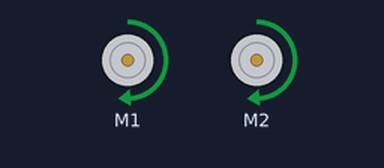
The sketch below on a simulated Arduino Uno, built with avr-gcc and run on an emulated ATmega328P. On the bench: 2 × DC motor (green arrow = forward, orange = backward, longer = faster).

Above: at 0.2 s.
At 2.3 s:
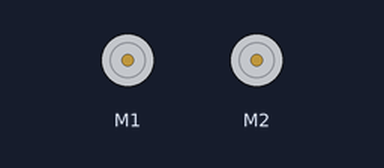
At 4.3 s:
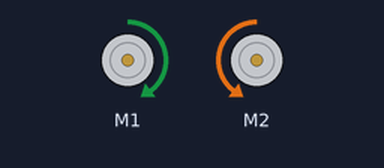
Timing chart, 0 to 5.4 s (numbered marks = the images above):
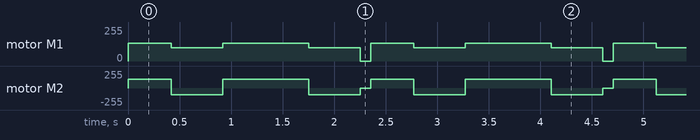

The sketch:

RedBotDriveDistance.ino
```cpp
/***********************************************************************
 * Exp2_DriveForward -- RedBot Experiment 2
 *
 * Drive forward and stop.
 *
 * Hardware setup:
 * The Power switch must be on, the motors must be connected, and the board must be receiving power
 * from the battery. The motor switch must also be switched to RUN.
 *
 * 23 Sept 2013 N. Seidle/M. Hord
 * 04 Oct 2014 B. Huang
 ***********************************************************************/

#include <RedBot.h>  // This line "includes" the RedBot library into your sketch.
// Provides special objects, methods, and functions for the RedBot.

RedBotMotors motors; // Instantiate the motor control object. This only needs
// to be done once.

void setup()
{
//  driveDistance(5);
//  turnAngle(90);
//  delay(10000);
}

void loop()
{
driveDistance(5);
  turnAngle(90);
  driveDistance(10);
  turnAngle(90);
  delay(100);
}

void driveDistance(int distance)
{
  int avgSpeed = 12;
  int motorsPower = 135;
  long driveTime;
  driveTime = (long) 1000 * distance / avgSpeed;
  motors.drive(motorsPower);
  delay(driveTime);
  motors.brake();
}

void  turnAngle(int angle)
{
  int turningSpeed = 180;
  long turningTime;
  turningTime = (long)1000 * angle / turningSpeed;
  motors.rightMotor(-100);
  motors.leftMotor(-100);
  delay(turningTime);
  motors.brake();


}
```

Measured:
- by itself, motor M1: repeats every 2.4 s: forward 99/255 0.50 s, forward 134/255 0.83 s, forward 99/255 0.50 s, stopped 0.10 s, forward 134/255 0.42 s
- by itself, motor M2: repeats every 2.4 s: backward 99/255 0.50 s, forward 134/255 0.83 s, backward 99/255 0.50 s, stopped 0.10 s, forward 134/255 0.42 s
